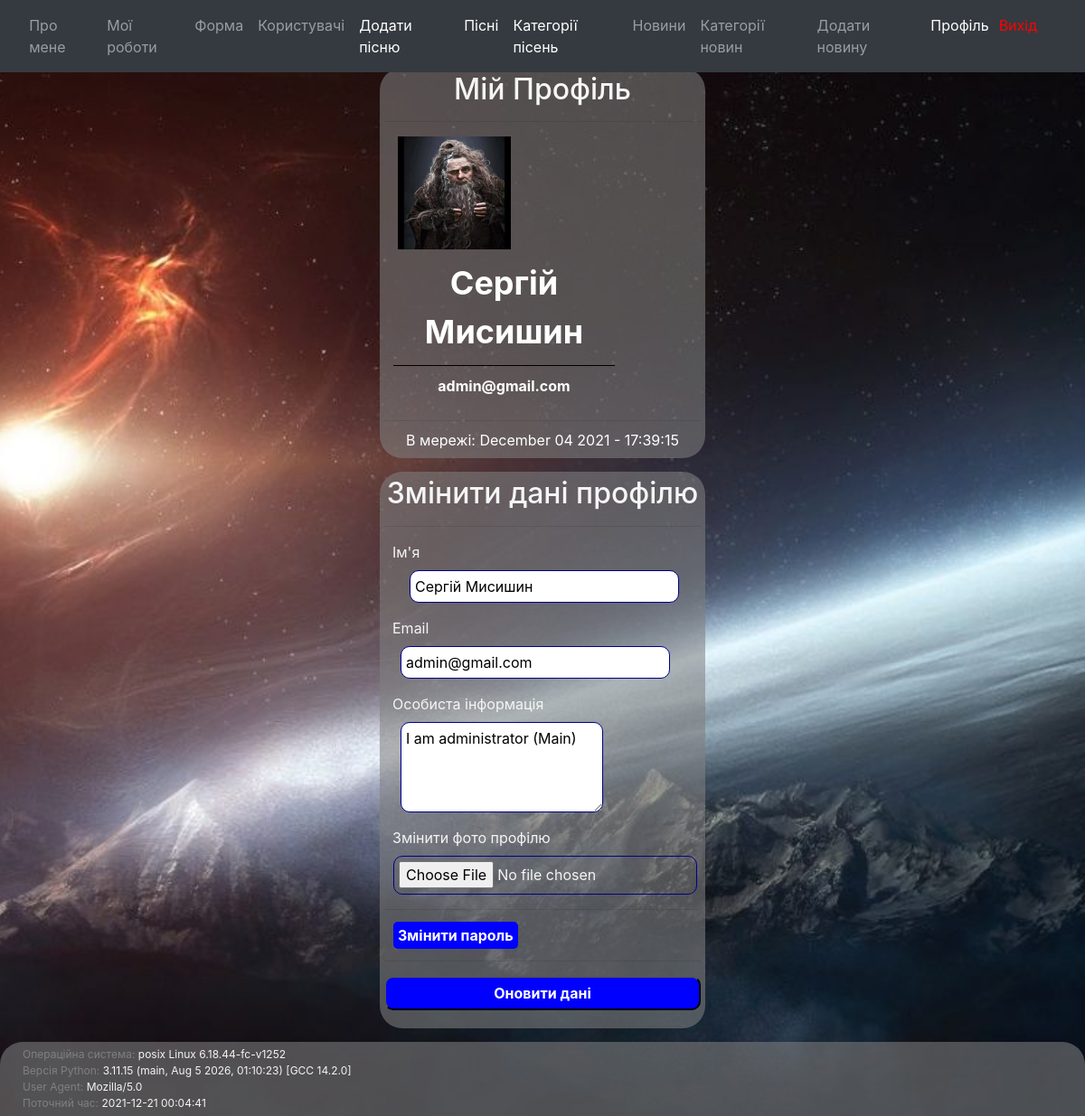
Page /auth/account (signed in) on the earlier database version.
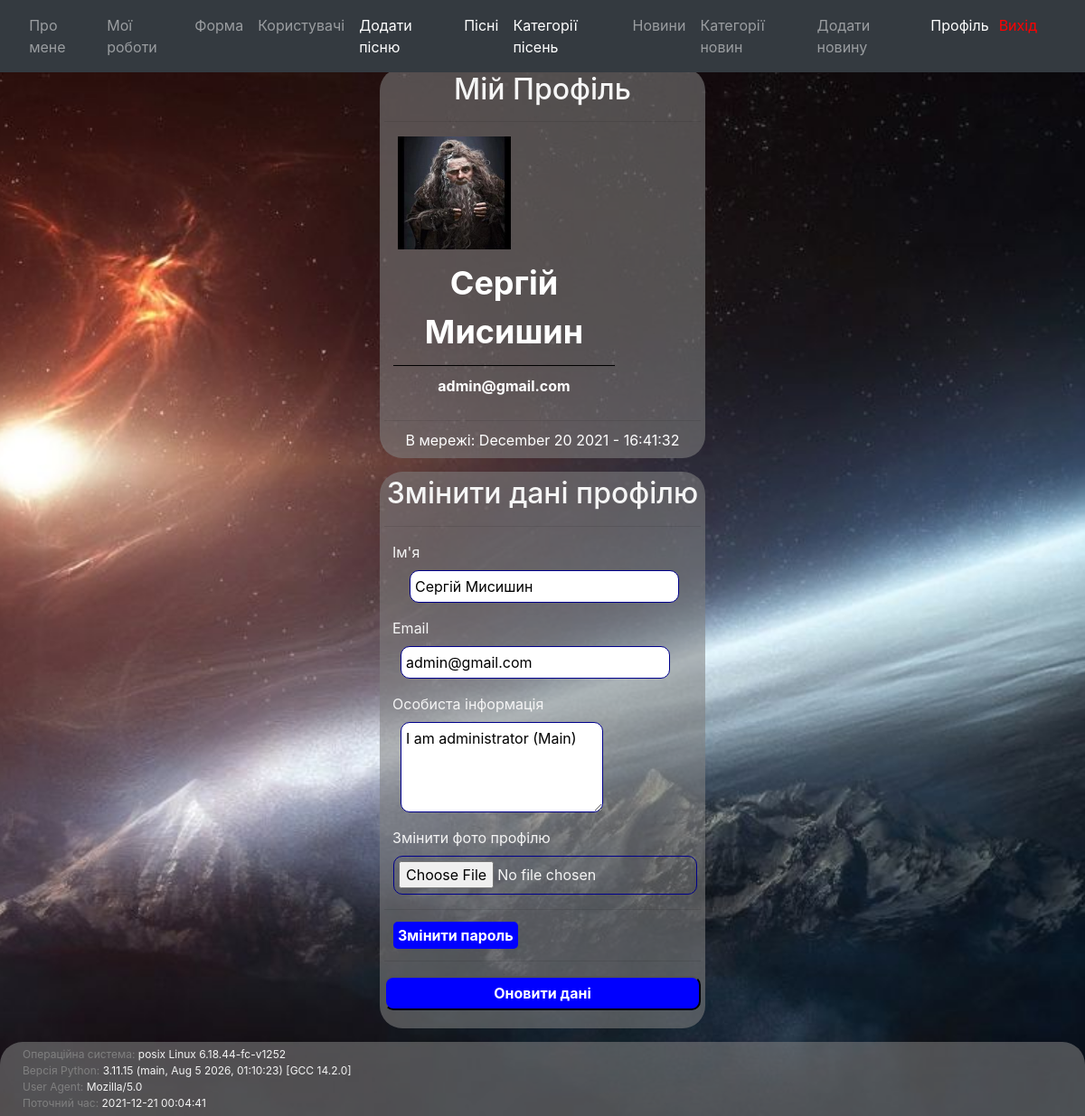
Same page on the later database version.
### app/auth/models.py (models this page shows, shortened)
class User(db.Model, UserMixin):
    id = db.Column(db.Integer, primary_key=True)
    username = db.Column(db.String(20), unique=True, nullable=False)
    email = db.Column(db.String(120), unique=True, nullable=False)
    image_file = db.Column(db.String(20), nullable=False, default='default.png')
    password = db.Column(db.String(60), nullable=False)
    about_me = db.Column(db.Text, nullable=True)
    last_date = db.Column(db.DateTime, default=db.func.now())
    songs = db.relationship('Songs', backref='author_song', lazy=True)

### app/auth/views.py (the view, shortened to what this page needs)
@auth_blueprint.route("/account", methods=['GET', 'POST'])
@login_required
def account():
    form = UpdateAccountForm()
    form.about_me.data = current_user.about_me
    form.username.data = current_user.username
    form.email.data = current_user.email
    image_file = url_for('static', filename='profile_pics/' + current_user.image_file)
    print(image_file)
    return render_template('auth/account.html', image_file=image_file, form=form, data=getFooterData())

### app/auth/forms.py (shortened to what this page needs)
class UpdateAccountForm(FlaskForm):
    username = StringField("Ім'я", validators=[DataRequired(), Length(min=2, max=20)])
    email = StringField('Email', validators=[InputRequired('Email is required'),Regexp('^[a-zA-Z0-9_.+-]+@[a-zA-Z0-9-]+\.[a-zA-Z0-9-.]+$', message=error_14)])
    picture = FileField('Змінити фото профілю', validators=[FileAllowed(['jpg', 'png'])])
    about_me = TextAreaField('Особиста інформація', validators=[DataRequired(), Length(max=500)])
    submit = SubmitField('')

### app/auth/getFunction.py (called while the page is built)
def getFooterData():
    OS_info = os.name + " " + platform.system() + " " + platform.release()
    current_datetime = datetime.now()
    userAgent = request.headers.get('User-Agent')
    pythonVersion = sys.version
    return [OS_info, pythonVersion, userAgent, current_datetime]

### app/auth/models.py (called while the page is built)
@login_manager.user_loader
def user_loader(user_id):
    return User.query.get(int(user_id))

### app/auth/views.py (called while the page is built)
@auth_blueprint.before_request
def before_request():
    if current_user.is_authenticated:
        current_user.last_date = datetime.utcnow()
        db.session.commit()

### app/auth/templates/auth/account.html (shortened to what this page needs)
{% from "_render_field.html" import render_field %}
{% extends "baseTemplate.html" %}
{% block content %}
        <form method="post" enctype="multipart/form-data">
            <div class="myAccount">
                <h2 align="center">Мій Профіль</h2>
                <hr>
                <div id="account-div1">
                    <div id="account-div2"><img src="/static/profile_pics/{{ current_user.image_file }}" style="width: 125px; height: 125px"></div>
                    <div id="account-div5">
                        <div id="account-div3"><span class="my-acc-row-items-name">{{ current_user.username }}</span></div>
                        <div id="account-div4"><span class="my-acc-row-items-email">{{ current_user.email }}</span></div>
                    </div>
                </div>
                <hr>
                <p id="p-last-seen">В мережі: {{ current_user.last_date.strftime('%B %d %Y - %H:%M:%S') }}</p>
            </div>
        <div class="myAccount">
            <h2 align="center">Змінити дані профілю</h2>
            <hr>
            <p>&nbsp;{{ render_field(form.username, id='id-change-username') }}</p>
            <p>&nbsp;{{ render_field(form.email, id='id-change-email') }}</p>
            <p>&nbsp;{{ render_field(form.about_me, id='id-change-about_me') }}</p>
            <p>&nbsp;
                {{ form.picture.label() }}<br>
                {{ form.picture(id='id-change-picture') }}
            </p>
            <hr>
                <a href="{{ url_for('auth.reset_password') }}" id="id-change-reset_password">Змінити пароль</a>
            <hr>
            <input id="id-change-update" type="submit" value="Оновити дані">
        </div>
    </form>
{% endblock %}

### app/templates/_render_field.html (shortened to what this page needs)
{% macro render_field(field) %}
{{ field.label }}
{{ field(**kwargs)|safe }}
{% endmacro %}

Differences in the rows shown:
changed User "Сергій Мисишин": last_date "December 04 2021 - 17:39:15" → "December 20 2021 - 16:41:32"
